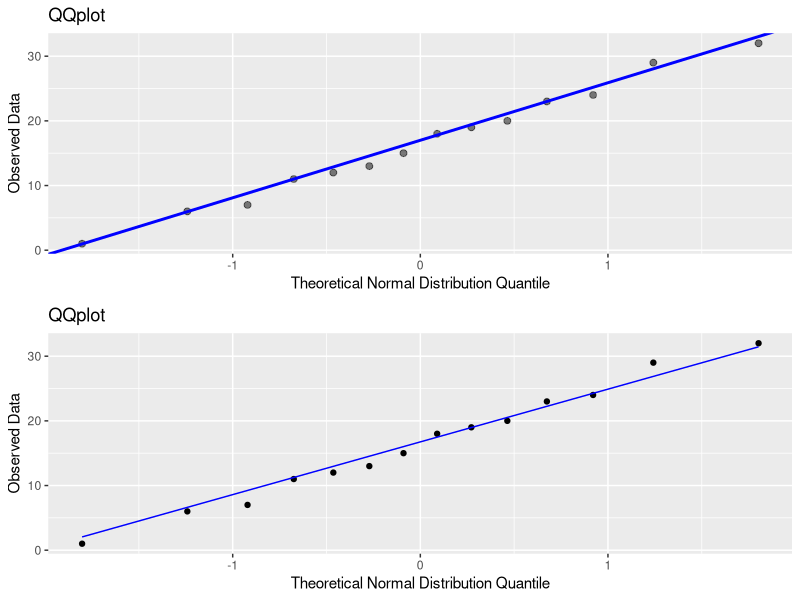

Here is the R script that generated this plot:
# File: R_distribution_b.R
# Course: Ch6.R.Distribution
# Section: (1) Quantile-Quantile plot manually
#          (2) stat_qq, stat_qq_line
# Author: vvn weian chao, CoLLab cc, vvnchao@gmail.com
# Date: 2021-11-08

# read input data
d <- c(20,23,7,1,15,29,24,13,19,12,32,6,11,18)
d.sort <- sort(d)
#(1) qqplot
n <- length(d)
i <- 1:n
xi <- (i-0.5)/n
x.norm.quantile <- qnorm(xi)#mean=0 .sd=1
data <- data.frame(x = x.norm.quantile, y = d.sort)
# find line slope and intercept
y <- quantile(d.sort, c(0.25, 0.75), type = 5)
x <- qnorm( c(0.25, 0.75)) 
slope <- diff(y)/diff(x)
int <- y[1] - slope * x[1]

library(ggplot2)
p1<-ggplot(data = data, aes(x,y))+
  geom_point(size = 2.0, alpha = 0.5)+
  geom_abline(slope = slope, intercept = int,
              color = "blue", size = 1)+
  labs(title = "QQplot",
       x = "Theoretical Normal Distribution Quantile",
       y = "Observed Data")

p2<-ggplot()+
  aes(sample = d.sort)+
  stat_qq(distribution = qnorm)+
  stat_qq_line(line.p = c(0.25, 0.75), col = "blue")+
  labs(title = "QQplot",
       x = "Theoretical Normal Distribution Quantile",
       y = "Observed Data")

library(gridExtra)
grid.arrange(p1,p2,nrow = 2)
